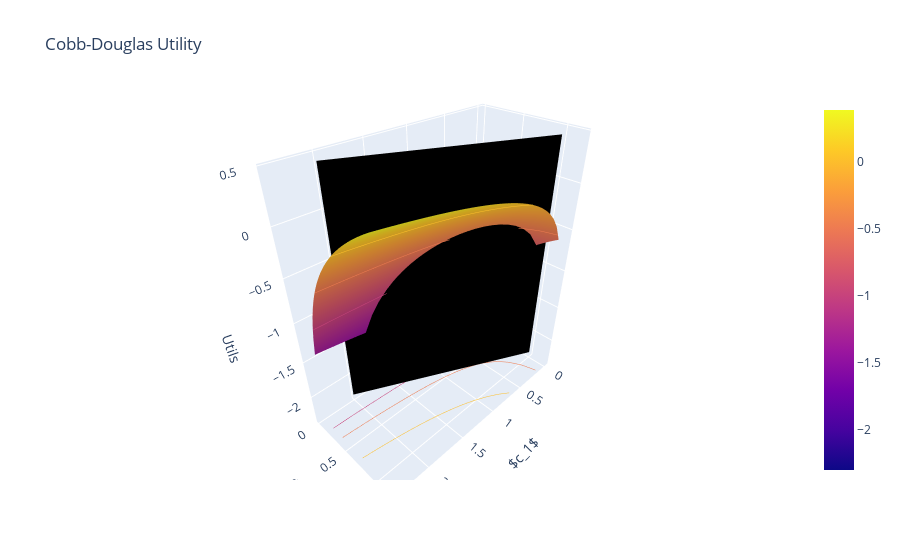

This figure's notebook cell:
### Markdown cell above
Now, how about  the budget constraint?

### Code cell
import plotly.offline as py
import plotly.graph_objs as go
import numpy as np
import pandas as pd
import consumerdemands as demands

py.init_notebook_mode(connected=True)

########### Play with these parameters
parms = {'alpha':[0.3,0.7], # Preference parameters
         'beta':[1,1], # Curvature parameters
         'phi':0}

####################

U = lambda c: demands.utility(c,**parms)

# Prices of goods
p = (1,2)

# Budget
x=2

c1 = np.linspace(0.1, x/p[0]*1.2, 30)
c2 = np.linspace(0.1, x/p[1]*1.2, 30)

Utils = np.array([[U([c_1,c_2]) for c_1 in c1] for c_2 in c2])

Ustar =  demands.marshallian.indirect_utility(x,p,parms)

xs = [0,x/p[0],0,x/p[0]]
ys = [x/p[1],0,x/p[1],0]
zs = [Utils.min(),Utils.min(),Utils.max()*1.1,Utils.max()*1.1]

budget= [{
    'type': 'mesh3d',
    'x': xs,
    'y': ys,
    'z': zs,
    'delaunayaxis':'x',
    'color': 'black',
    'opacity': 1.0,
}]

utils = [
    go.Surface(
        x=c1,
        y=c2,
        z=Utils,
        contours=go.surface.Contours(
            z=go.surface.contours.Z(
              show=True,
              usecolormap=True,
              highlightcolor="#42f462",
              project=dict(z=True)
            )
        )
    )
]

data = budget + utils


layout = go.Layout(
    title='Cobb-Douglas Utility',
    scene={'xaxis':{'title':'$c_1$'},
           'yaxis':{'title':'$c_2$'},
           'zaxis':{'title':'Utils'}})

fig = go.Figure(data=data, layout=layout)

py.iplot(fig, filename='latex')

### Figure 1 — Plotly figure (JSON) as saved in the notebook; plotly's stock layout.template omitted (floating-point values rounded to 4 significant figures; data arrays with more than 128 entries replaced by an {"elided": "..."} marker saying what was removed)
{"data": [{"color": "black", "delaunayaxis": "x", "opacity": 1, "type": "mesh3d", "x": [0, 2, 0, 2], "y": [1, 0, 1, 0], "z": [-2.303, -2.303, 0.4293, 0.4293]}, {"contours": {"z": {"highlightcolor": "#42f462", "project": {"z": true}, "show": true, "usecolormap": true}}, "type": "surface", "x": [0.1, 0.1793, 0.2586, 0.3379, 0.4172, 0.4966, 0.5759, 0.6552, 0.7345, 0.8138, 0.8931, 0.9724, 1.052, 1.131, 1.21, 1.29, 1.369, 1.448, 1.528, 1.607, 1.686, 1.766, 1.845, 1.924, 2.003, 2.083, 2.162, 2.241, 2.321, 2.4], "y": [0.1, 0.1379, 0.1759, 0.2138, 0.2517, 0.2897, 0.3276, 0.3655, 0.4034, 0.4414, 0.4793, 0.5172, 0.5552, 0.5931, 0.631, 0.669, 0.7069, 0.7448, 0.7828, 0.8207, 0.8586, 0.8966, 0.9345, 0.9724, 1.01, 1.048, 1.086, 1.124, 1.162, 1.2], "z": {"elided": "30x30 float values"}}], "layout": {"autosize": true, "scene": {"aspectmode": "auto", "aspectratio": {"x": 1.207, "y": 0.6033, "z": 1.374}, "xaxis": {"title": {"text": "$c_1$"}, "type": "linear"}, "yaxis": {"title": {"text": "$c_2$"}, "type": "linear"}, "zaxis": {"title": {"text": "Utils"}, "type": "linear"}}, "title": {"text": "Cobb-Douglas Utility"}}}
